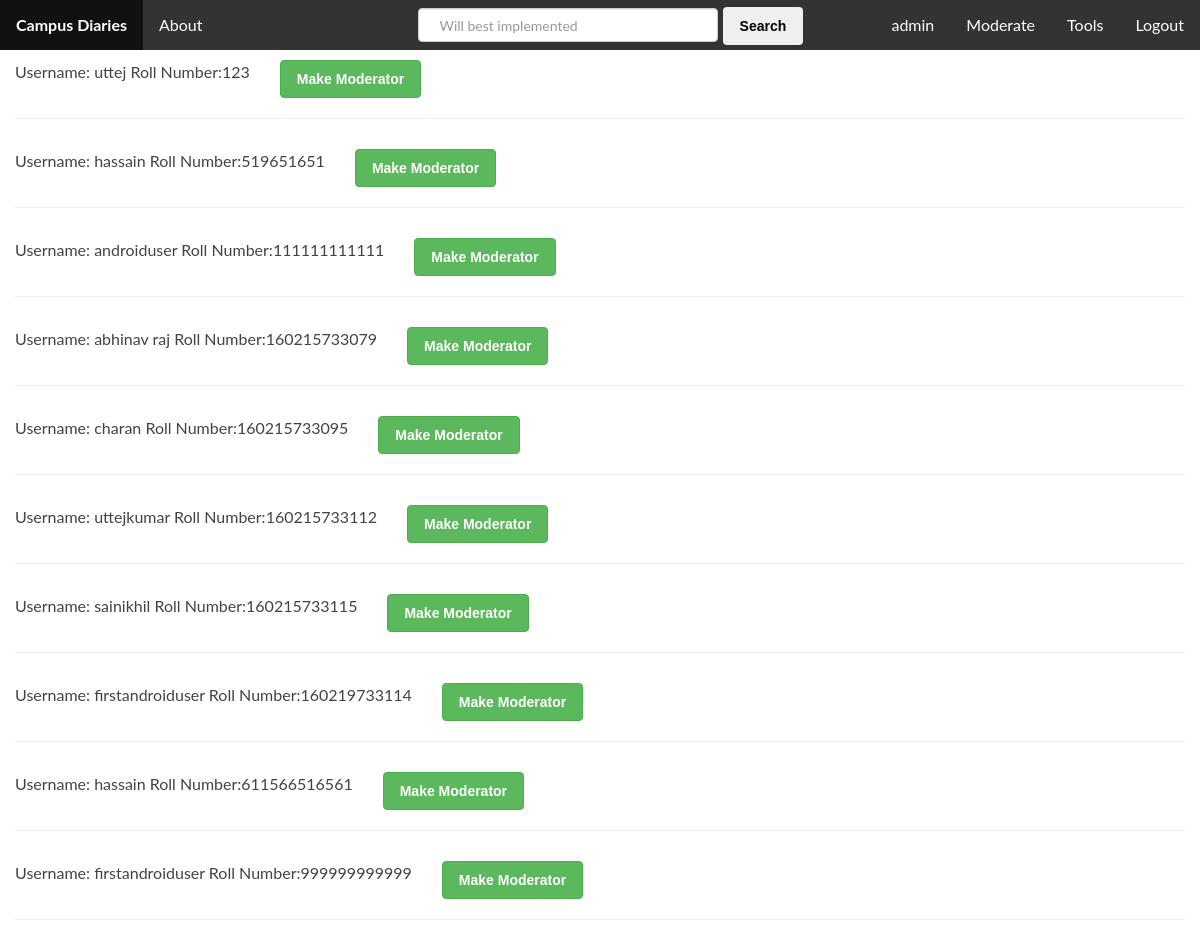
The app's page /makemoderator/ (signed in) with its own data.
### database_setup.py (models this page shows)
class User(Base):
    __tablename__ = 'user'
    rollnumber = Column(Integer, primary_key = True, autoincrement = False)
    uname      = Column(String(30), nullable = False)
    email      = Column(String(30), nullable = False)
    password   = Column(String(20), nullable = False)
    inclass    = Column(Integer, nullable = True)
    yearin     = Column(Integer, nullable = True)
    dob        = Column(String(11), nullable = False)
    profilepic = Column(String(500), nullable = True)
    rank       = Column(Integer, nullable = False, default = 0)

### webserver.py (the view)
@app.route('/makemoderator/', methods = ['GET'])
def makemoderator():
    if request.method == 'GET':
        allusers = dbsession.query(User).filter_by(rank = 0).all()
        return render_template('makemoderator.html', users = allusers)

### templates/makemoderator.html (shortened to what this page needs)
{% extends "header.html" %}
{% block body %}
	<div class="container">
    	{% for user in users %}
      		<div id={{user.rollnumber}} style="display: block;">
            	Username: {{user.uname}} Roll Number:{{user.rollnumber}}<button style="margin-left: 30px;margin-top: 10px" class="btn btn-success" onclick="makemod({{user.rollnumber}})">Make Moderator</button>
	            <hr class="divider">
    		</div>
      	{% endfor %}
	</div>
{% endblock %}

### static/css/styles.css (style rules this page uses)
body { font-size: 16px; color: black; background-color: white; }
@media (min-width: 1200px) { .container { width: 100%; } }

### static/css/poststyles.css (style rules this page uses)
body { font-family: 'Lato', arial, sans-serif; color: #434343; font-size: 16px; -webkit-font-smoothing: antialiased; -moz-osx-font-smoothing: grayscale; }
.btn, a.btn { -webkit-transition: all 0.4s ease-in-out; -moz-transition: all 0.4s ease-in-out; -ms-transition: all 0.4s ease-in-out; -o-transition: all 0.4s ease-in-out; font-family: 'Montserrat', arial, sans-serif; padding: 8px 16px; font-weight: bold; }

### records on screen
User: uname "uttej", rollnumber "123"
User: uname "hassain", rollnumber "519651651"
User: uname "androiduser", rollnumber "111111111111"
User: uname "abhinav raj", rollnumber "160215733079"
User: uname "charan", rollnumber "160215733095"
User: uname "uttejkumar", rollnumber "160215733112"
User: uname "sainikhil", rollnumber "160215733115"
User: uname "firstandroiduser", rollnumber "160219733114"
User: uname "hassain", rollnumber "611566516561"
User: uname "firstandroiduser", rollnumber "999999999999"

### other values on screen
{{ session.user_name }} "admin"
